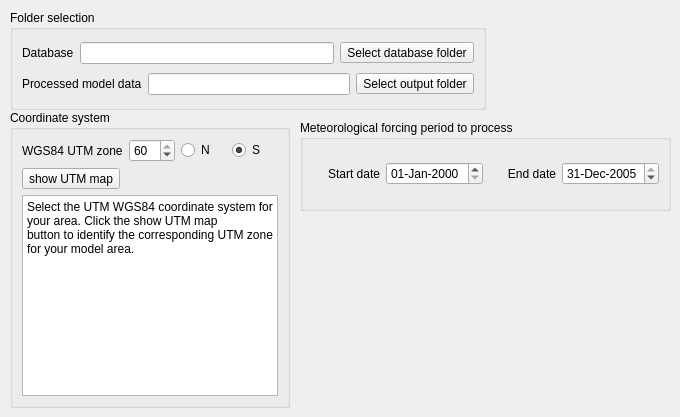
     <widget class="QWidget" name="generalTab">
      <attribute name="title">
       <string>General settings</string>
      </attribute>
      <widget class="QGroupBox" name="foldersGroupBox">
       <property name="geometry">
        <rect>
         <x>10</x>
         <y>10</y>
         <width>476</width>
         <height>100</height>
        </rect>
       </property>
       <property name="title">
        <string>Folder selection</string>
       </property>
       <layout class="QVBoxLayout" name="verticalLayout_2">
        <item>
         <layout class="QHBoxLayout" name="horizontalLayout_2">
          <item>
           <widget class="QLabel" name="databaseLabel">
            <property name="text">
             <string>Database</string>
            </property>
           </widget>
          </item>
          <item>
           <widget class="QLineEdit" name="databaseLineEdit">
            <property name="readOnly">
             <bool>true</bool>
            </property>
           </widget>
          </item>
          <item>
           <widget class="QToolButton" name="databaseFolderButton">
            <property name="text">
             <string>Select database folder</string>
            </property>
           </widget>
          </item>
         </layout>
        </item>
        <item>
         <layout class="QHBoxLayout" name="horizontalLayout">
          <item>
           <widget class="QLabel" name="processedModelDataLabel">
            <property name="text">
             <string>Processed model data</string>
            </property>
           </widget>
          </item>
          <item>
           <widget class="QLineEdit" name="resultsLineEdit">
            <property name="readOnly">
             <bool>true</bool>
            </property>
           </widget>
          </item>
          <item>
           <widget class="QToolButton" name="resultsFolderButton">
            <property name="text">
             <string>Select output folder</string>
            </property>
           </widget>
          </item>
         </layout>
        </item>
       </layout>
      </widget>
      <widget class="QGroupBox" name="periodProcessGroupBox">
       <property name="geometry">
        <rect>
         <x>300</x>
         <y>120</y>
         <width>371</width>
         <height>91</height>
        </rect>
       </property>
       <property name="title">
        <string>Meteorological forcing period to process</string>
       </property>
       <layout class="QHBoxLayout" name="horizontalLayout_84">
        <item>
         <layout class="QHBoxLayout" name="horizontalLayout_4">
          <item>
           <widget class="QLabel" name="startDateLabel">
            <property name="text">
             <string>Start date</string>
            </property>
            <property name="alignment">
             <set>Qt::AlignRight|Qt::AlignTrailing|Qt::AlignVCenter</set>
            </property>
           </widget>
          </item>
          <item>
           <widget class="QDateEdit" name="startDateEdit">
            <property name="displayFormat">
             <string>dd-MMM-yyyy</string>
            </property>
           </widget>
          </item>
          <item>
           <widget class="QLabel" name="endDateLabel">
            <property name="text">
             <string>End date</string>
            </property>
            <property name="alignment">
             <set>Qt::AlignRight|Qt::AlignTrailing|Qt::AlignVCenter</set>
            </property>
           </widget>
          </item>
          <item>
           <widget class="QDateEdit" name="endDateEdit">
            <property name="displayFormat">
             <string>dd-MMM-yyyy</string>
            </property>
            <property name="date">
             <date>
              <year>2005</year>
              <month>12</month>
              <day>31</day>
             </date>
            </property>
           </widget>
          </item>
         </layout>
        </item>
       </layout>
      </widget>
      <widget class="QGroupBox" name="coordinateSystemGroupBox">
       <property name="geometry">
        <rect>
         <x>10</x>
         <y>110</y>
         <width>280</width>
         <height>298</height>
        </rect>
       </property>
       <property name="title">
        <string>Coordinate system</string>
       </property>
       <layout class="QVBoxLayout" name="verticalLayout_8">
        <item>
         <layout class="QVBoxLayout" name="verticalLayout_3">
          <item>
           <layout class="QHBoxLayout" name="horizontalLayout_5">
            <item>
             <widget class="QLabel" name="utmLabel">
              <property name="text">
               <string>WGS84 UTM zone</string>
              </property>
             </widget>
            </item>
            <item>
             <widget class="QSpinBox" name="utmSpinBox">
              <property name="minimum">
               <number>1</number>
              </property>
              <property name="maximum">
               <number>60</number>
              </property>
              <property name="value">
               <number>60</number>
              </property>
             </widget>
            </item>
            <item>
             <widget class="QRadioButton" name="utmNRadioButton">
              <property name="text">
               <string>N</string>
              </property>
              <property name="checked">
               <bool>false</bool>
              </property>
             </widget>
            </item>
            <item>
             <widget class="QRadioButton" name="utmSRadioButton">
              <property name="text">
               <string>S</string>
              </property>
              <property name="checked">
               <bool>true</bool>
              </property>
             </widget>
            </item>
           </layout>
          </item>
          <item>
           <widget class="QToolButton" name="showUTMMapButton">
            <property name="text">
             <string>show UTM map</string>
            </property>
           </widget>
          </item>
         </layout>
        </item>
        <item>
         <widget class="QPlainTextEdit" name="utmInfoLineEdit">
          <property name="readOnly">
           <bool>true</bool>
          </property>
          <property name="plainText">
           <string>Select the UTM WGS84 coordinate system for your area. Click the show UTM map
button to identify the corresponding UTM zone for your model area.</string>
          </property>
         </widget>
        </item>
       </layout>
      </widget>
      <widget class="QLabel" name="label_4">
       <property name="geometry">
        <rect>
         <x>390</x>
         <y>230</y>
         <width>201</width>
         <height>171</height>
        </rect>
       </property>
       <property name="text">
        <string/>
       </property>
       <property name="pixmap">
        <pixmap resource="resources.qrc">:/plugins/SphyPreProcess/images/icon.png</pixmap>
       </property>
       <property name="scaledContents">
        <bool>true</bool>
       </property>
       <property name="wordWrap">
        <bool>false</bool>
       </property>
      </widget>
     </widget>
